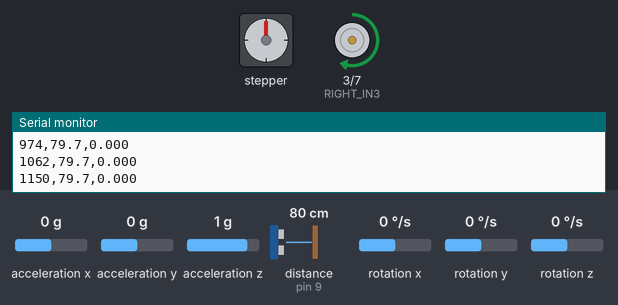
The sketch below on a simulated Arduino Uno, built with avr-gcc and run on an emulated ATmega328P. Shown: stepper motor, motor-driver pin pairs drawn as motors (green arrow = first pin HIGH = forward, orange = second pin HIGH = backward, longer = more drive, scaled by the enable pin), the last lines printed to the serial monitor. Wiring (from diagram.json): ultrasonic range finder: trigger pin 8; echo pin 9; stepper motor driver (200 steps per turn assumed): step pin 4; direction pin 2; enable pin 5. The test bench sets the inputs (shaded band); at power-on: distance to the obstacle (sensor on pin 9) 80 cm, acceleration x 0 g, acceleration y 0 g, acceleration z 1 g, rotation x 0 °/s, rotation y 0 °/s, rotation z 0 °/s. The echo pulse lasts 58.3 µs per cm.

Above: at 1.2 s.
1.3 s: distance to the obstacle (sensor on pin 9) set to 2 cm
At 1.47 s:
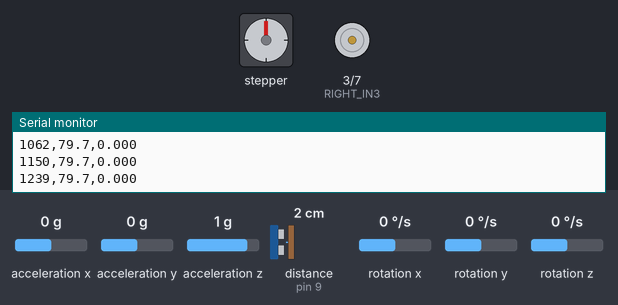
Timing chart, 0 to 4.3 s (numbered marks = the images above; inputs shaded):
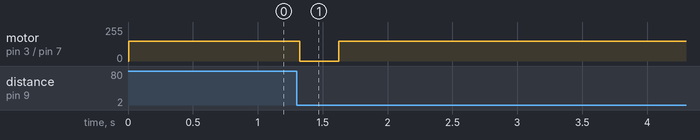

Measured:
- after the input at 1.3 s, motor on pin 3 (RIGHT_IN3) / pin 7 (RIGHT_IN4): forward 150/255 → stopped at once, → forward 150/255 0.30 s later

The sketch:

obstacle-avoid-car.ino
```cpp
#include <Wire.h>
#include <MPU6050.h>
// @pin SDA=A4
// @pin SCL=A5
// @pin TRIG=D8
// @pin ECHO=D9
// @pin LEFT_IN1=D2
// @pin LEFT_IN2=D4
// @pin RIGHT_IN3=D3
// @pin RIGHT_IN4=D7
// @pin LEFT_PWM=D5
// @pin RIGHT_PWM=D6
// @baud 9600
MPU6050 imu;
const byte TRIG=8,ECHO=9,LEFT_IN1=2,LEFT_IN2=4,RIGHT_IN3=3,RIGHT_IN4=7,LEFT_PWM=5,RIGHT_PWM=6;
// @tunable stopDistanceCm
float stopDistanceCm = 25.0;
float distanceCm() {
  digitalWrite(TRIG,LOW);
  delayMicroseconds(2);
  digitalWrite(TRIG,HIGH);
  delayMicroseconds(10);
  digitalWrite(TRIG,LOW);
  unsigned long us=pulseIn(ECHO,HIGH,30000);
  return us ? us*0.0343/2.0 : NAN;
}
void drive(byte left, byte right) {
  // L298N은 모터 한 개당 방향 입력이 두 개입니다. 한쪽만 연결하면 나머지
  // 입력이 떠 있어 회전 방향이 정해지지 않습니다.
  digitalWrite(LEFT_IN1,HIGH);
  digitalWrite(LEFT_IN2,LOW);
  digitalWrite(RIGHT_IN3,HIGH);
  digitalWrite(RIGHT_IN4,LOW);
  analogWrite(LEFT_PWM,left);
  analogWrite(RIGHT_PWM,right);
}
void setup() {
  Serial.begin(9600);
  Wire.begin();
  imu.initialize();
  pinMode(TRIG,OUTPUT);
  pinMode(ECHO,INPUT);
  pinMode(LEFT_IN1,OUTPUT);
  pinMode(LEFT_IN2,OUTPUT);
  pinMode(RIGHT_IN3,OUTPUT);
  pinMode(RIGHT_IN4,OUTPUT);
  pinMode(LEFT_PWM,OUTPUT);
  pinMode(RIGHT_PWM,OUTPUT);
  Serial.println("time_ms,distance_cm,tilt_x_g");
}
// 속도 단계 실험은 이 값을 120, 150, 180처럼 바꿔 가며 반복하세요.
byte cruiseSpeed = 150;
void loop() {
  static bool avoiding=false;
  static byte missedEchoes=0;
  float d=distanceCm();
  int16_t ax,ay,az;
  imu.getAcceleration(&ax,&ay,&az);
  // 일시적인 미수신에 바로 반응하지 않도록 nan이 세 번 이어질 때만 장애물로 봅니다.
  missedEchoes = isnan(d) ? missedEchoes+1 : 0;
  if (missedEchoes >= 3 || d < stopDistanceCm) {
    // 정지까지 이동한 거리를 잴 수 있도록 먼저 완전히 멈춘 뒤 제자리에서 회전합니다.
    if (!avoiding) {
      drive(0,0);
      delay(300);
      avoiding=true;
    }
    drive(0,cruiseSpeed);
  }
  else {
    avoiding=false;
    drive(cruiseSpeed,cruiseSpeed);
  }
  Serial.print(millis());
  Serial.print(',');
  Serial.print(d,1);
  Serial.print(',');
  Serial.println(ax/16384.0,3);
  delay(80);
}
```
